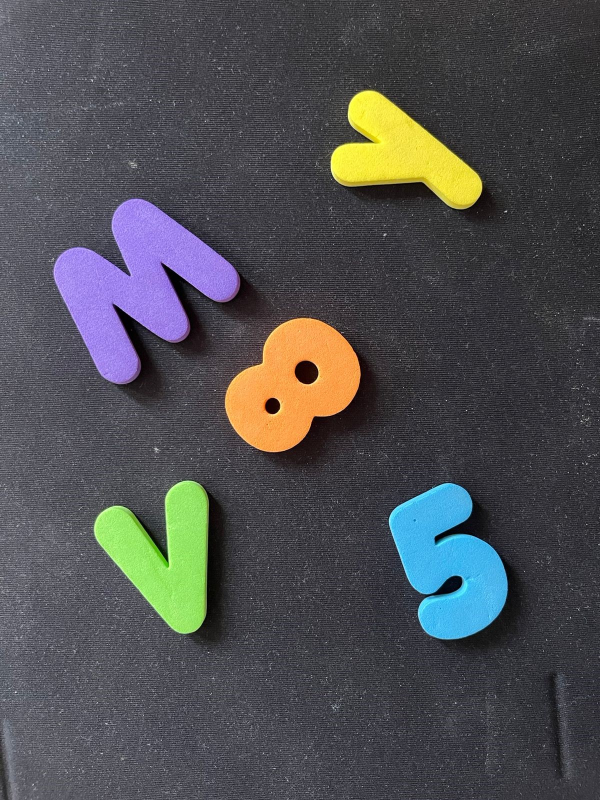
#> input picture act2/im1.jpeg, 1200 x 1600 px (shown at 1/2 size)
$ python deteccion_orillas.py
#> lines starting #> are read from the running program, lines starting #| are printed output that depends on the picture; after the words box and inside, x2 and y2 are one past the last pixel; in counts of white or black regions, pixels touching at a corner belong together
# Programa para detectar orillas en las imágenes
import cv2
import numpy as np

if __name__ == '__main__':
    print("inicio")
    # Abrimos la imagen
    img = cv2.imread("im1.jpeg")
#> img is the input picture: shape (1600, 1200, 3); mean B, G, R 81.4, 79.4, 78.8

    # Cambiamos espacio de color
    img_gray = cv2.cvtColor(img, cv2.COLOR_BGR2GRAY)

    # Cambiamos de tamaño (opcional)
    f = 0.5
    img_resized = cv2.resize(img_gray, (0,0), fx=f, fy=f)
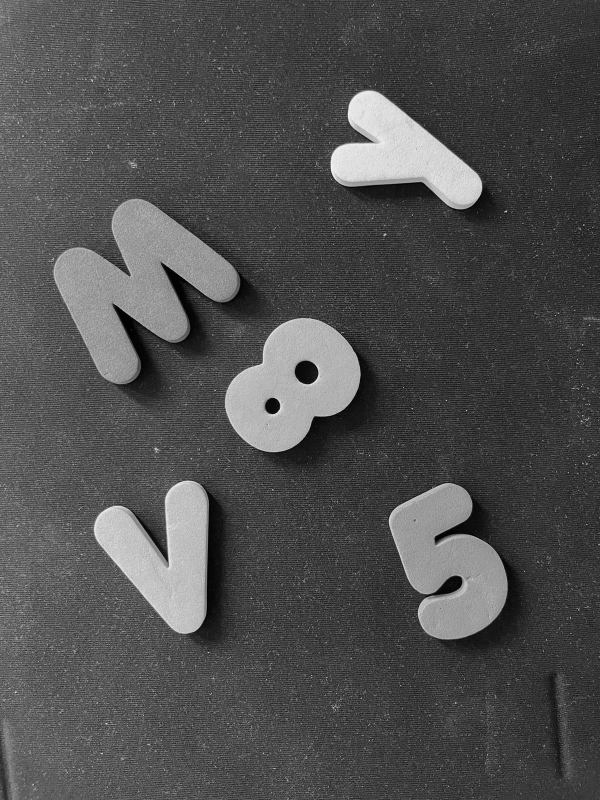
#> img_resized: shape (800, 600); min 0, max 244, mean 79.5

    # Aplicar la operación de filtrado (convolución 2D)

    # Filtro promedio
    #kernel = np.array([[1/9,1/9,1/9],
    #                   [1/9,1/9,1/9],
    #                   [1/9,1/9,1/9]])

    # Filtro promedio
    kernel = 1/49*np.ones((7,7))
    img_resized = cv2.filter2D(img_resized, -1, kernel)

    # Filtro gradiente
    kernel1 = np.array([[-1,0,1],
                       [-1,0,1],
                       [-1,0,1]])

    kernel2 = np.array([[1,0,-1],
                       [1,0,-1],
                       [1,0,-1]])

    kernel3 = np.array([[-1,-1,-1],
                       [0,0,0],
                       [1,1,1]])

    kernel4 = np.array([[1,1,1],
                       [0,0,0],
                       [-1,-1,-1]])


    img_filtered1 = cv2.filter2D(img_resized, -1, kernel1)
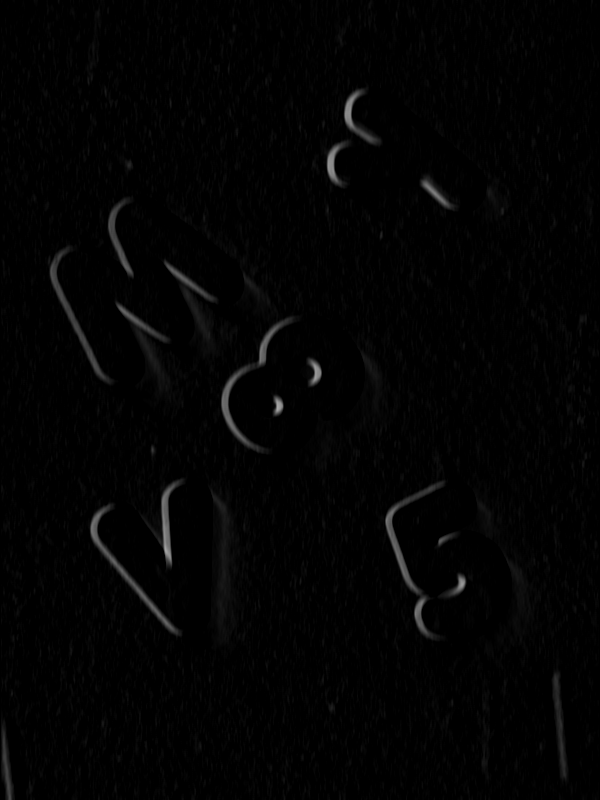
#> img_filtered1: shape (800, 600); min 0, max 168, mean 3
    img_filtered2 = cv2.filter2D(img_resized, -1, kernel2)
    img_filtered3 = cv2.filter2D(img_resized, -1, kernel3)
    img_filtered4 = cv2.filter2D(img_resized, -1, kernel4)

    # Binarizamos las imagenes
    ret, img_bin1 = cv2.threshold(img_filtered1, 50, 255, cv2.THRESH_BINARY)
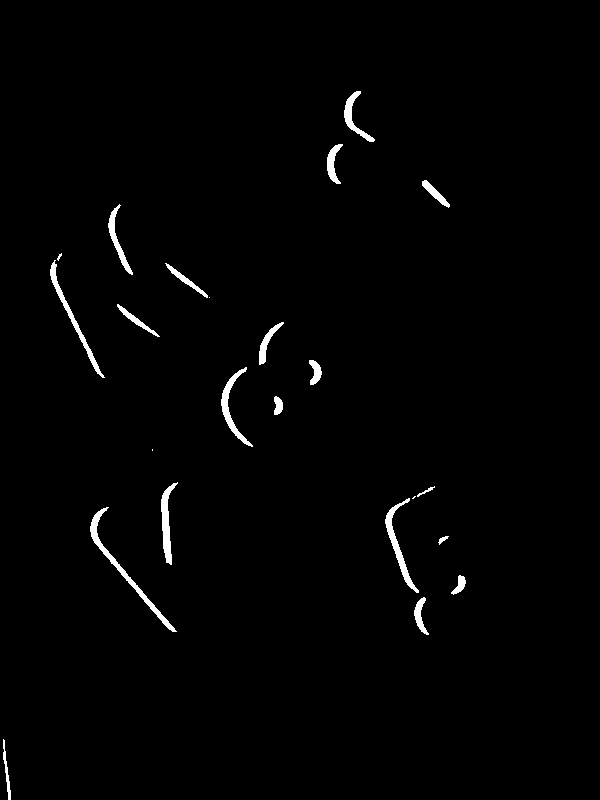
#> img_bin1: shape (800, 600); 1.3% white; 23 white regions (4 under 20 px), largest, box (x1, y1, x2, y2) and area: (90, 507, 177, 632) 830, (385, 498, 419, 593) 614, (50, 260, 105, 378) 609
    ret, img_bin2 = cv2.threshold(img_filtered2, 50, 255, cv2.THRESH_BINARY)
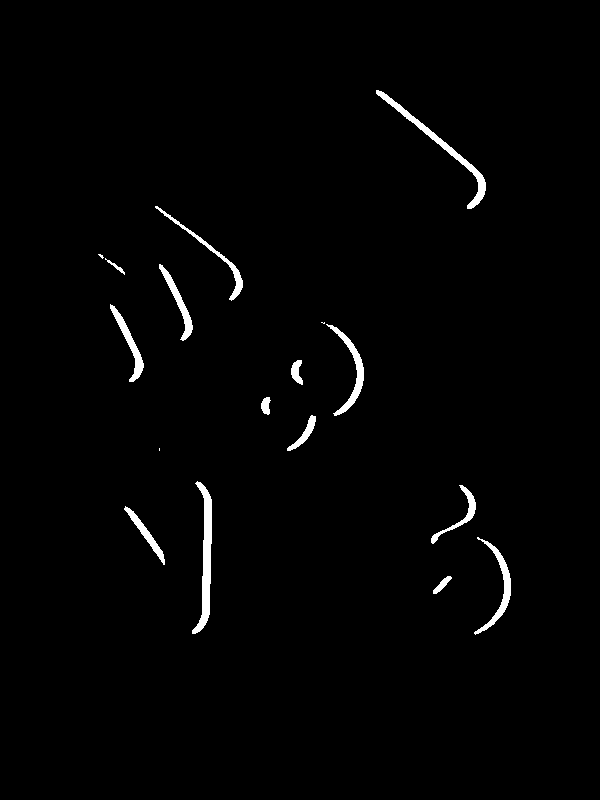
#> img_bin2: shape (800, 600); 1.5% white; 17 white regions (3 under 20 px), largest, box (x1, y1, x2, y2) and area: (192, 481, 212, 634) 1218, (376, 90, 486, 209) 1067, (326, 324, 364, 416) 700
    ret, img_bin3 = cv2.threshold(img_filtered3, 50, 255, cv2.THRESH_BINARY)
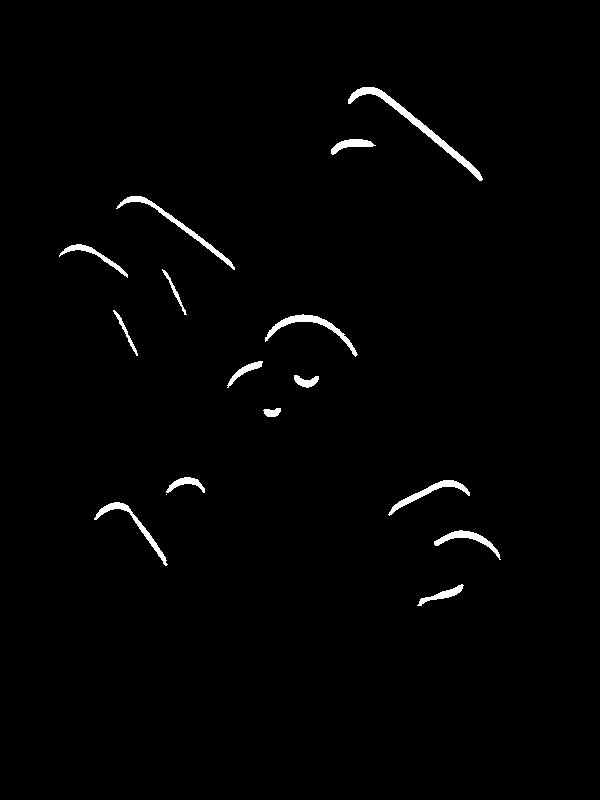
#> img_bin3: shape (800, 600); 1.3% white; 16 white regions (1 under 20 px), largest, box (x1, y1, x2, y2) and area: (348, 87, 483, 181) 1128, (116, 196, 235, 270) 686, (265, 314, 358, 357) 653
    ret, img_bin4 = cv2.threshold(img_filtered4, 50, 255, cv2.THRESH_BINARY)
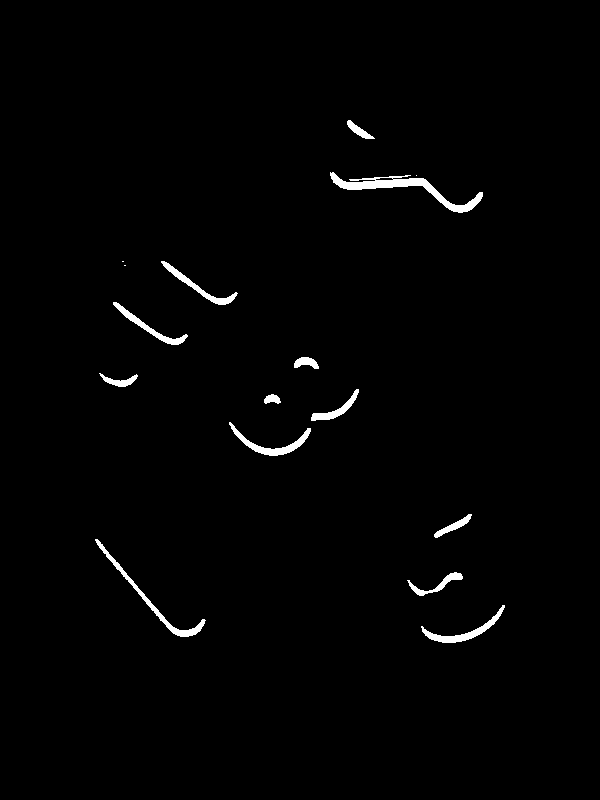
#> img_bin4: shape (800, 600); 1.2% white; 16 white regions (3 under 20 px), largest, box (x1, y1, x2, y2) and area: (330, 172, 483, 213) 1370, (95, 539, 206, 637) 746, (229, 422, 311, 456) 601

    # Resultado total
    img_filtered = img_bin1 + img_bin2 + img_bin3 + img_bin4
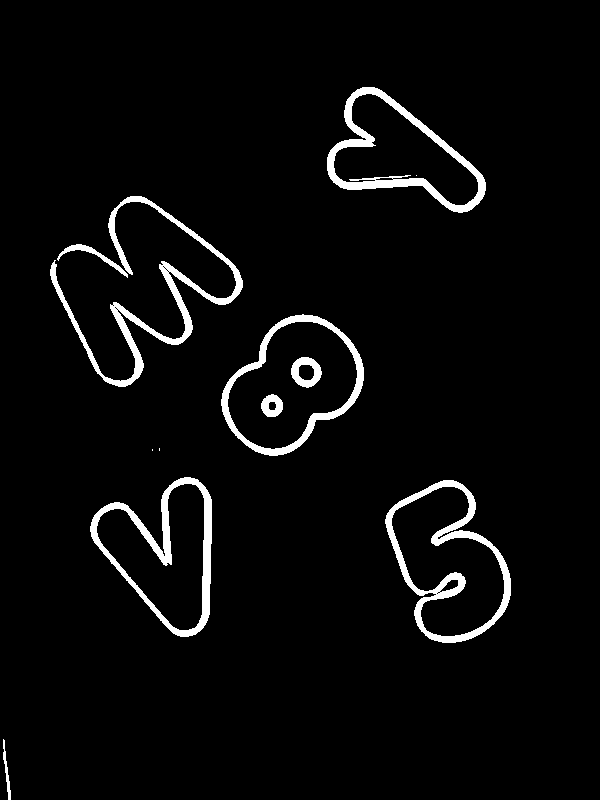
#> img_filtered: shape (800, 600); min 0, max 255, mean 10.1

    # Filtramos
    #kernel = np.ones((3,3), np.uint8)
    #img_filtered = cv2.erode(img_filtered, kernel, iterations=1)

    cv2.imshow("img", img_resized)
    cv2.imshow("img_final", img_filtered)
    cv2.imshow("img_bin", img_bin1)
    cv2.imshow("img_filtered", img_filtered1)
    cv2.waitKey(0)

$ run again, with act2/im2.jpeg copied over act2/im1.jpeg
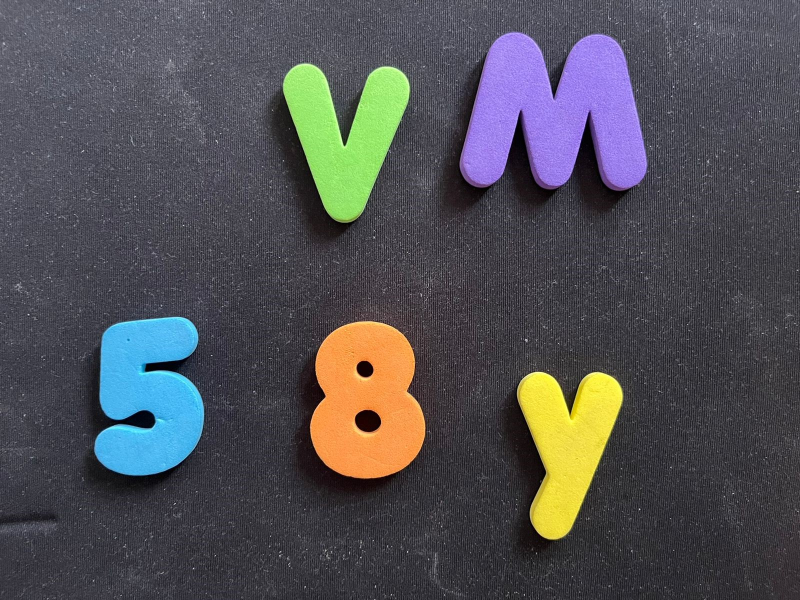
#> input picture act2/im2.jpeg, 1600 x 1200 px (shown at 1/2 size)
#> img is the input picture: shape (1200, 1600, 3); mean B, G, R 84.1, 80.3, 80.8
#> `ret, img_bin1 = cv2.threshold(img_filtered1, 50, 255, cv2.THRESH_BINARY)`:
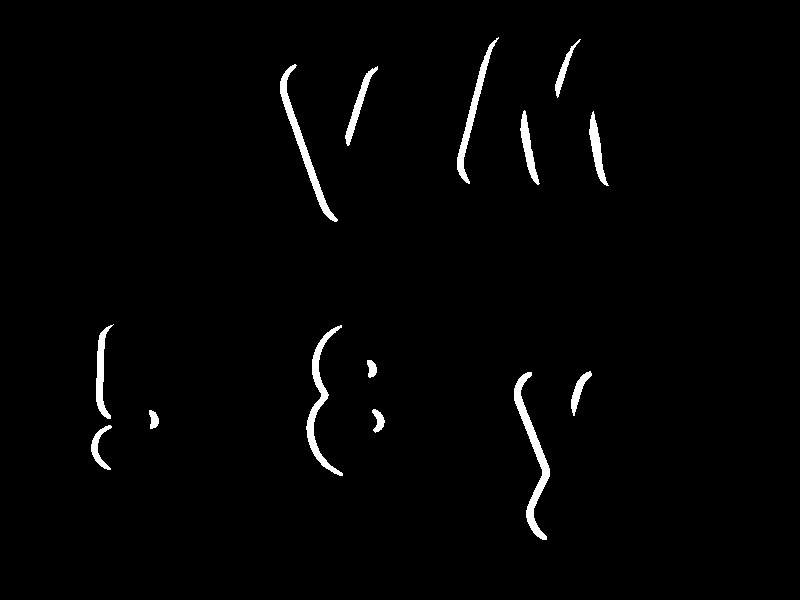
#> img_bin1: shape (600, 800); 1.7% white; 14 white regions, largest, box (x1, y1, x2, y2) and area: (514, 372, 550, 540) 1408, (280, 64, 338, 222) 1181, (306, 325, 343, 476) 1145
#> img_bin2: shape (600, 800); 1.6% white; 15 white regions, largest, box (x1, y1, x2, y2) and area: (560, 372, 627, 539) 1317, (352, 66, 413, 220) 1092, (392, 325, 429, 472) 1041
#> img_bin3: shape (600, 800); 0.94% white; 22 white regions (5 under 20 px), largest, box (x1, y1, x2, y2) and area: (319, 318, 413, 346) 628, (103, 313, 197, 332) 598, (95, 422, 156, 439) 420
#> img_bin4: shape (600, 800); 1% white; 40 white regions (23 under 20 px), largest, box (x1, y1, x2, y2) and area: (312, 446, 422, 482) 843, (95, 446, 197, 479) 719, (530, 461, 600, 543) 602
#> `img_filtered = img_bin1 + img_bin2 + img_bin3 + img_bin4`:
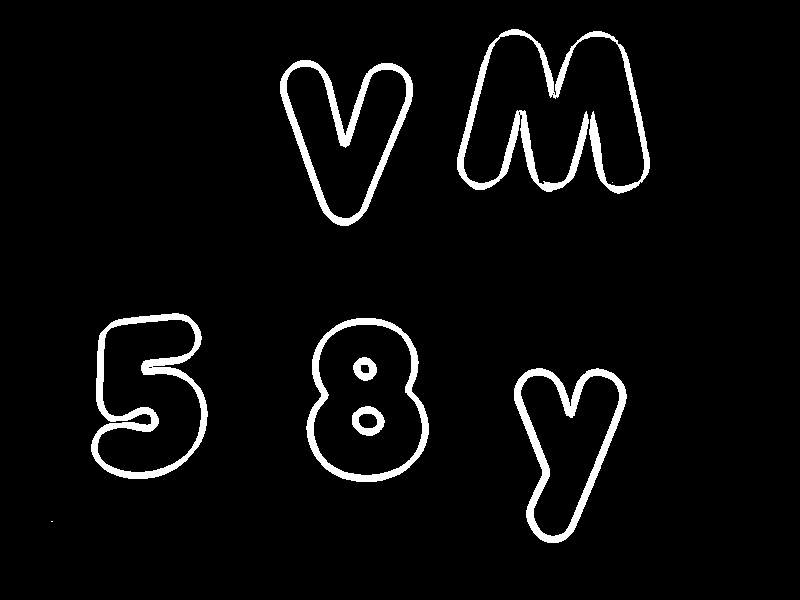
#> img_filtered: shape (600, 800); min 0, max 255, mean 11.3

$ run again, with act2/im3.jpeg copied over act2/im1.jpeg
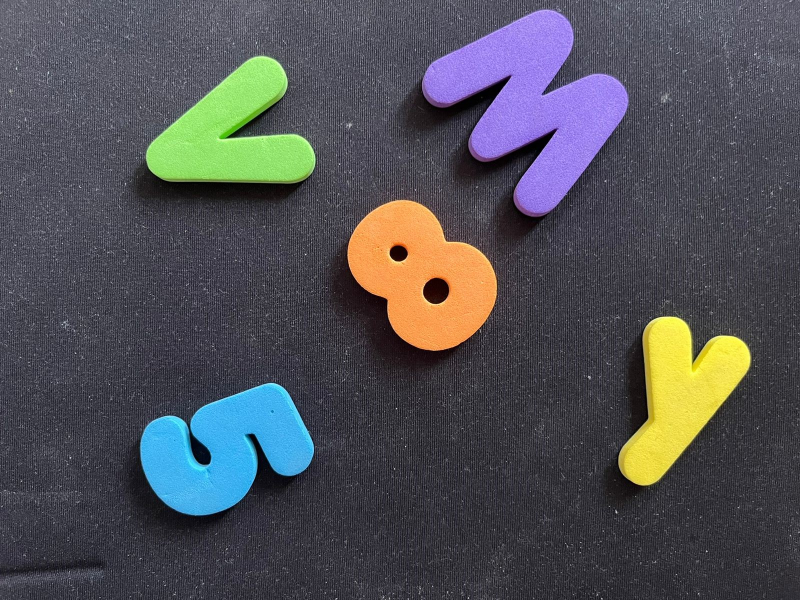
#> input picture act2/im3.jpeg, 1600 x 1200 px (shown at 1/2 size)
#> img is the input picture: shape (1200, 1600, 3); mean B, G, R 85.7, 80.9, 80.3
#> `ret, img_bin1 = cv2.threshold(img_filtered1, 50, 255, cv2.THRESH_BINARY)`:
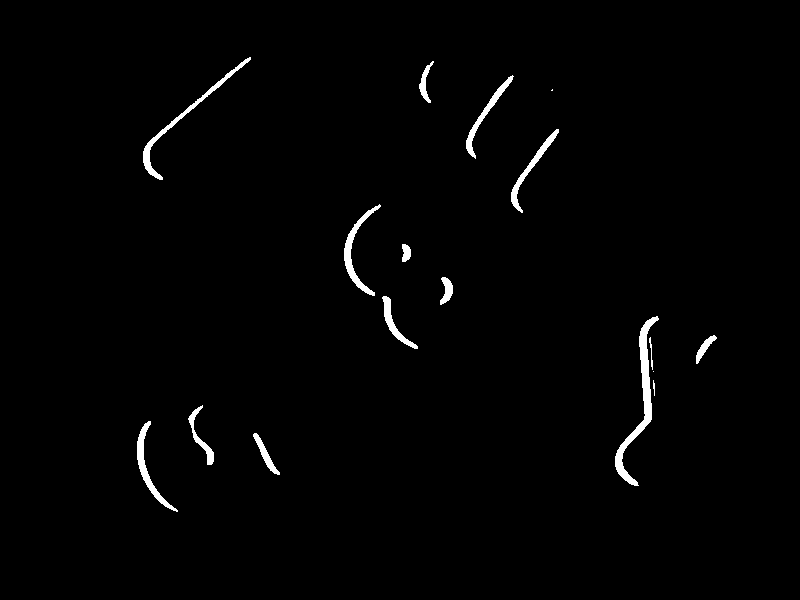
#> img_bin1: shape (600, 800); 1.3% white; 17 white regions (2 under 20 px), largest, box (x1, y1, x2, y2) and area: (615, 316, 659, 486) 1386, (143, 57, 251, 180) 815, (344, 204, 381, 296) 661
#> img_bin2: shape (600, 800); 1.4% white; 17 white regions (1 under 20 px), largest, box (x1, y1, x2, y2) and area: (651, 336, 754, 486) 1240, (550, 80, 631, 211) 726, (455, 244, 500, 347) 717
#> img_bin3: shape (600, 800); 1.4% white; 22 white regions (4 under 20 px), largest, box (x1, y1, x2, y2) and area: (148, 52, 286, 147) 894, (192, 380, 297, 417) 658, (429, 6, 560, 66) 618
#> img_bin4: shape (600, 800); 1.6% white; 21 white regions (7 under 20 px), largest, box (x1, y1, x2, y2) and area: (146, 164, 314, 187) 1451, (619, 367, 751, 489) 1169, (388, 316, 489, 354) 772
#> `img_filtered = img_bin1 + img_bin2 + img_bin3 + img_bin4`:
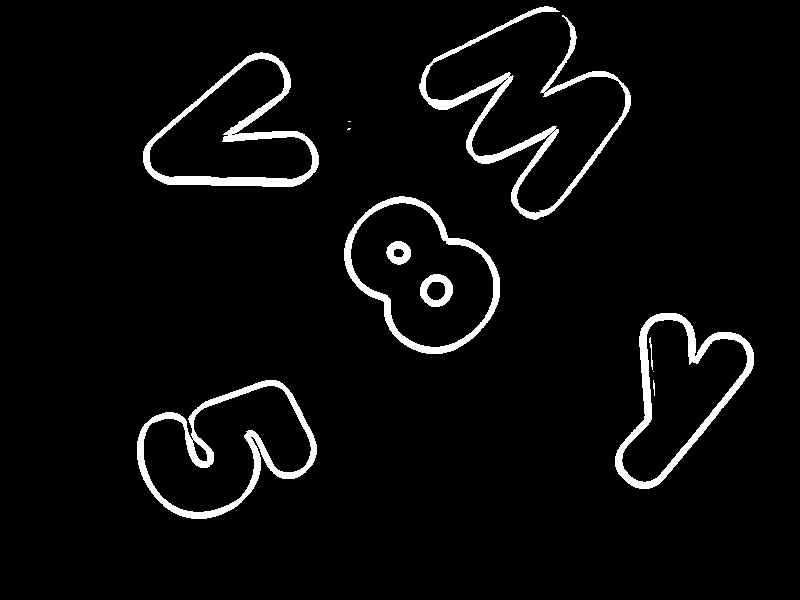
#> img_filtered: shape (600, 800); min 0, max 255, mean 11
